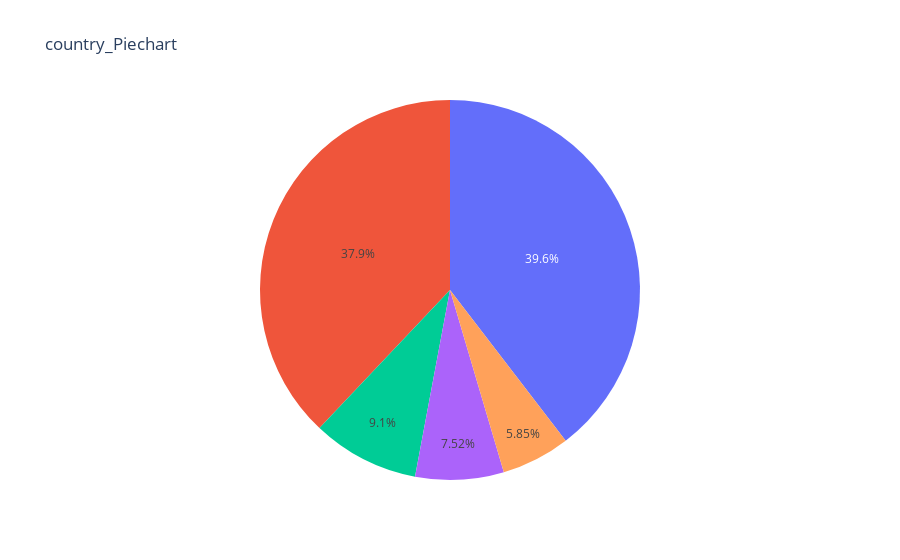

Notebook code cell kept with this figure:
### Code cell
# if .plot not working then we use this method
fig = px.pie(df_2020,labels='country',values='2020',title='country_Piechart',)
fig.show()

### Figure 1 — Plotly figure (JSON) as saved in the notebook; plotly's stock layout.template omitted (floating-point values rounded to 4 significant figures)
{"data": [{"domain": {"x": [0, 1], "y": [0, 1]}, "hovertemplate": "2020=%{value}<extra></extra>", "legendgroup": "", "name": "", "showlegend": false, "type": "pie", "values": [331002651, 1380004385, 1439323776, 273523615, 212559417]}], "layout": {"legend": {"tracegroupgap": 0}, "title": {"text": "country_Piechart"}}}
